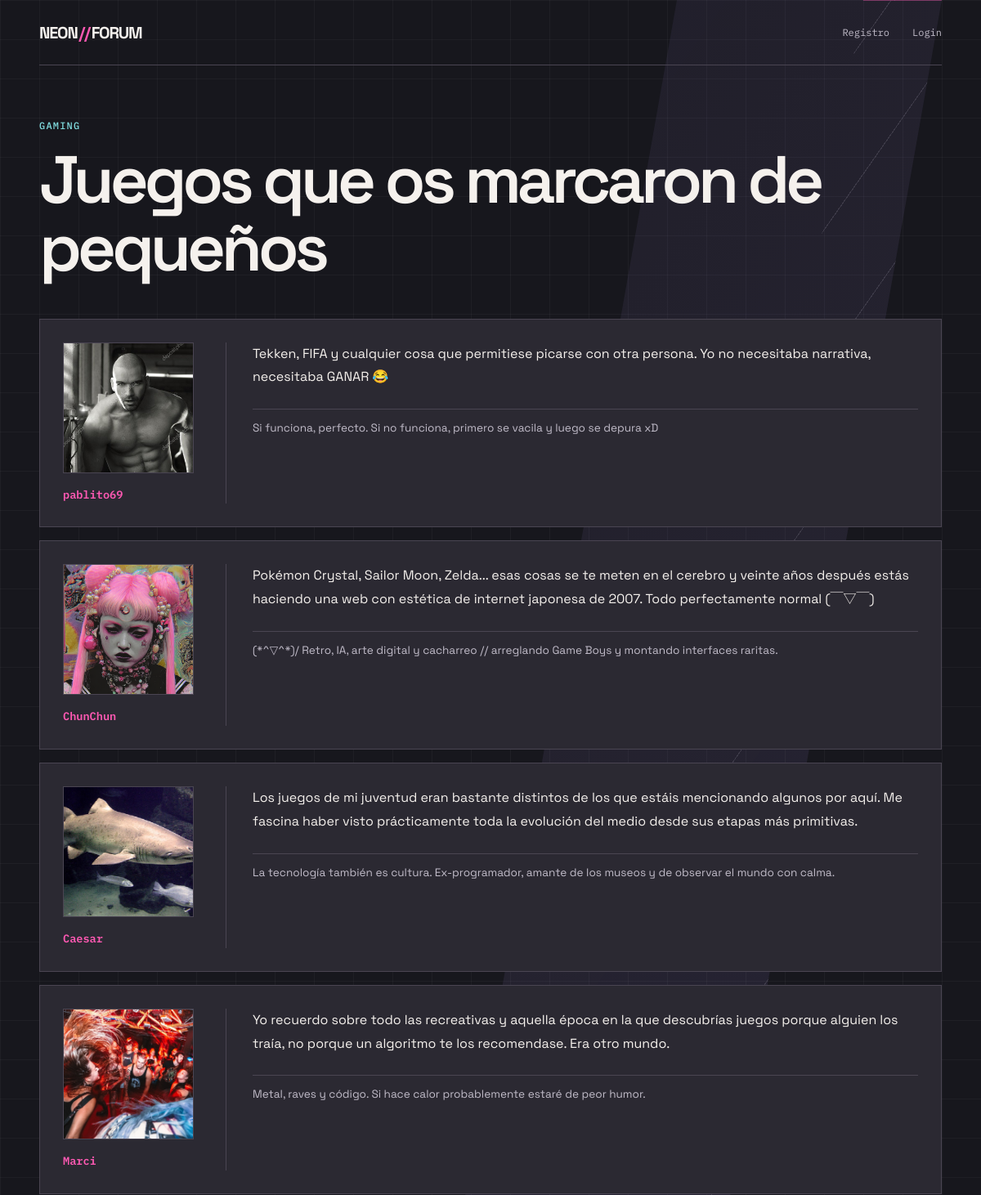
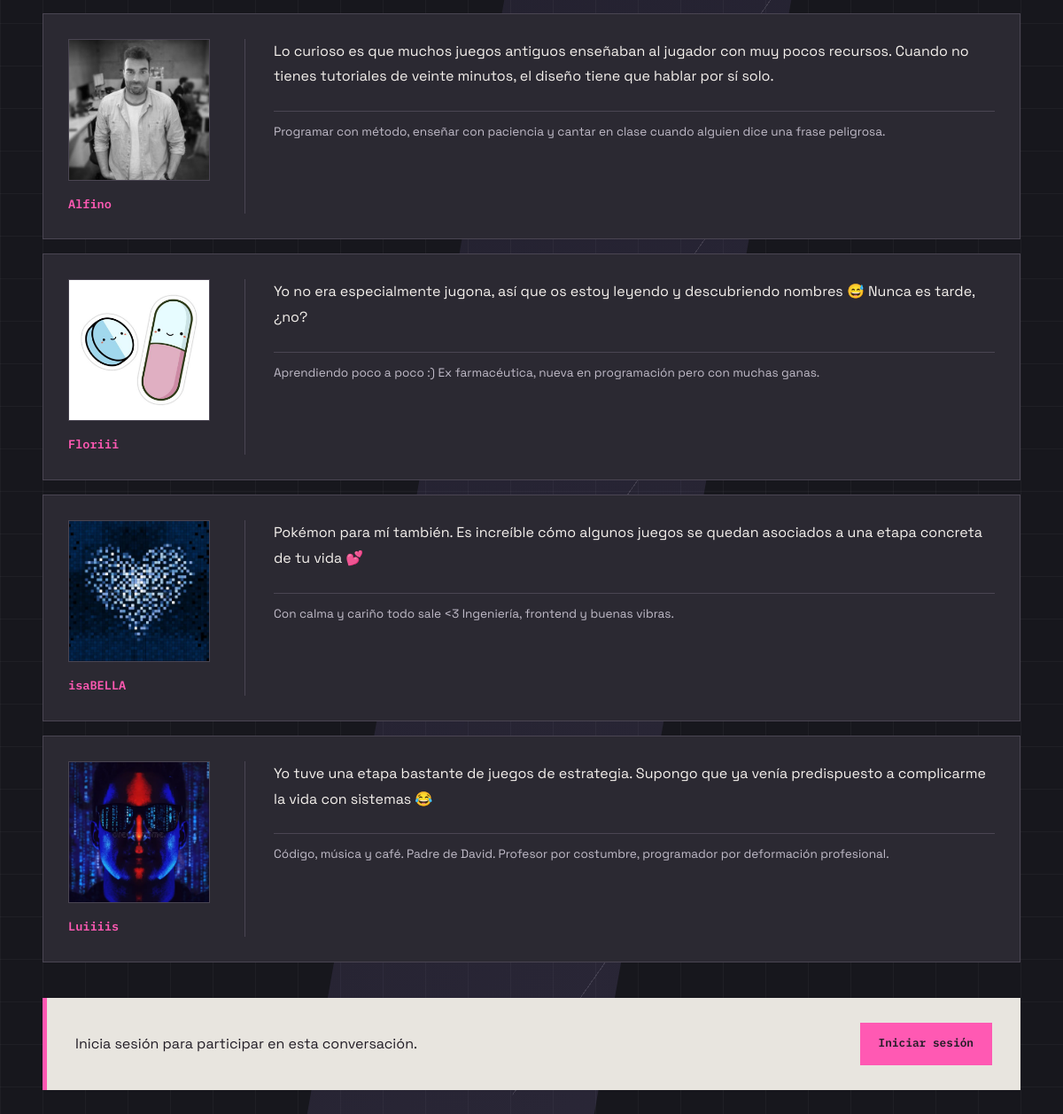
Page /tema.php?id=3 on the committed database (2 pictures, top to bottom).
### tables this page shows
CREATE TABLE `temas` (
  `id_tema` int(11) NOT NULL,
  `titulo_tema` varchar(150) NOT NULL,
  `seccion` varchar(100) NOT NULL,
  `num_msj` int(11) NOT NULL DEFAULT 0
);

CREATE TABLE `mensajes` (
  `id_mensaje` int(11) NOT NULL,
  `titulo_mensaje` varchar(150) NOT NULL,
  `mensaje` text NOT NULL,
  `id_usu` int(11) NOT NULL,
  `id_tema` int(11) NOT NULL
);

CREATE TABLE `usuarios` (
  `id_usu` int(11) NOT NULL,
  `nickname` varchar(50) NOT NULL,
  `email` varchar(100) NOT NULL,
  `password` varchar(255) NOT NULL,
  `avatar` varchar(255) DEFAULT NULL,
  `firma` text DEFAULT NULL
);

### tema.php (the view, shortened to what this page needs)
<?php
$con = new mysqli("localhost", "root", "", "examen");
$id_tema = $_GET["id"];
$sql = "SELECT * FROM temas WHERE id_tema = $id_tema";
$resultadoTema = $con->query($sql);
foreach ($resultadoTema as $tema) {
    $titulo = $tema["titulo_tema"];
    $seccion = $tema["seccion"];
}
$sql = "SELECT * FROM mensajes
        WHERE id_tema = $id_tema";
$mensajes = $con->query($sql);
?>
<!DOCTYPE html>
<html lang="es">
<head>
    <link rel="stylesheet" href="styles.css?v=12">
</head>
<body>
<div class="pagina-tema">
    <p class="seccion">
        <?php echo $seccion; ?>
    </p>
    <h1>
        <?php echo $titulo; ?>
    </h1>
    <div class="mensajes">
        <?php
        foreach ($mensajes as $mensaje) {
            $id_usu = $mensaje["id_usu"];
            $sql = "SELECT nickname, avatar, firma
                    FROM usuarios
                    WHERE id_usu = $id_usu";
            $resultadoUsuario = $con->query($sql);
            $nickname = "Usuario";
            $avatar = "";
            $firma = "";
            foreach ($resultadoUsuario as $usuario) {
                $nickname = $usuario["nickname"];
                $avatar = $usuario["avatar"];
                $firma = $usuario["firma"];
            }
        ?>
            <div class="mensaje">
                <div class="autor">
                    <?php if ($avatar != NULL && $avatar != "") { ?>
                        <img
                            src="avatars/<?php echo htmlspecialchars($avatar, ENT_QUOTES, "UTF-8"); ?>"
                            alt=""
                            class="avatar-img"
                            width="64"
                            height="64"
                            loading="lazy"
                        >
                    <?php } else { ?>
                        <div class="avatar-vacio" aria-hidden="true"><?php echo htmlspecialchars(strtoupper(substr($nickname, 0, 1)), ENT_QUOTES, "UTF-8"); ?></div>
                    <?php } ?>
                    <p class="autor-nombre"><?php echo htmlspecialchars($nickname, ENT_QUOTES, "UTF-8"); ?></p>
                </div>
                <p class="mensaje-texto">
                    <?php echo $mensaje["mensaje"]; ?>
                </p>
                <?php if ($firma != NULL && trim($firma) != "") { ?>
                    <p class="firma"><?php echo htmlspecialchars($firma, ENT_QUOTES, "UTF-8"); ?></p>
                <?php } ?>
            </div>
        <?php
        }
        ?>
    </div>
    <?php
    if (isset($_SESSION["usuario"])) {
    ?>
        <div class="respuesta">
            <h2>Responder</h2>
            <form
                action="tema.php?id=<?php echo $id_tema; ?>"
                method="POST"
            >
                <label for="respuesta-mensaje">Tu mensaje</label>
                <textarea
                    id="respuesta-mensaje"
                    name="mensaje"
                    placeholder="Escribe tu respuesta..."
                    required
                ></textarea>
                <input
                    type="submit"
                    value="Publicar respuesta"
                >
            </form>
        </div>
    <?php
    } else {
    ?>
        <div class="cta">
            <p>
                Inicia sesión para participar en esta conversación.
            </p>
            <a href="login.php" class="b1">
                Iniciar sesión
            </a>
        </div>
    <?php
    }
    ?>
</div>
</body>
</html>

### rows in the picture
temas: seccion "GAMING", titulo_tema "Juegos que os marcaron de pequeños"
mensajes: id_usu.avatar (picture), id_usu.nickname "pablito69", mensaje "Tekken, FIFA y cualquier cosa que permitiese picarse con otra persona. Yo no necesitaba narrativa, necesitaba GANAR 😂", id_usu.firma "Si funciona, perfecto. Si no funciona, primero se vacila y luego se depura xD"
mensajes: id_usu.avatar (picture), id_usu.nickname "ChunChun", mensaje "Pokémon Crystal, Sailor Moon, Zelda... esas cosas se te meten en el cerebro y veinte años después estás haciendo una web con estética de internet japonesa de 2007. Todo perfectamente normal (￣▽￣)", id_usu.firma "(*^▽^*)/ Retro, IA, arte digital y cacharreo // arreglando Game Boys y montando interfaces raritas."
mensajes: id_usu.avatar (picture), id_usu.nickname "Caesar", mensaje "Los juegos de mi juventud eran bastante distintos de los que estáis mencionando algunos por aquí. Me fascina haber visto prácticamente toda la evolución del medio desde sus etapas más primitivas.", id_usu.firma "La tecnología también es cultura. Ex-programador, amante de los museos y de observar el mundo con calma."
mensajes: id_usu.avatar (picture), id_usu.nickname "Marci", mensaje "Yo recuerdo sobre todo las recreativas y aquella época en la que descubrías juegos porque alguien los traía, no porque un algoritmo te los recomendase. Era otro mundo.", id_usu.firma "Metal, raves y código. Si hace calor probablemente estaré de peor humor."
mensajes: id_usu.avatar (picture), id_usu.nickname "Alfino", mensaje "Lo curioso es que muchos juegos antiguos enseñaban al jugador con muy pocos recursos. Cuando no tienes tutoriales de veinte minutos, el diseño tiene que hablar por sí solo.", id_usu.firma "Programar con método, enseñar con paciencia y cantar en clase cuando alguien dice una frase peligrosa."
mensajes: id_usu.avatar (picture), id_usu.nickname "Floriii", mensaje "Yo no era especialmente jugona, así que os estoy leyendo y descubriendo nombres 😅 Nunca es tarde, ¿no?", id_usu.firma "Aprendiendo poco a poco :) Ex farmacéutica, nueva en programación pero con muchas ganas."
mensajes: id_usu.avatar (picture), id_usu.nickname "isaBELLA", mensaje "Pokémon para mí también. Es increíble cómo algunos juegos se quedan asociados a una etapa concreta de tu vida 💕", id_usu.firma "Con calma y cariño todo sale <3 Ingeniería, frontend y buenas vibras."
mensajes: id_usu.avatar (picture), id_usu.nickname "Luiiiis", mensaje "Yo tuve una etapa bastante de juegos de estrategia. Supongo que ya venía predispuesto a complicarme la vida con sistemas 😂", id_usu.firma "Código, música y café. Padre de David. Profesor por costumbre, programador por deformación profesional."
